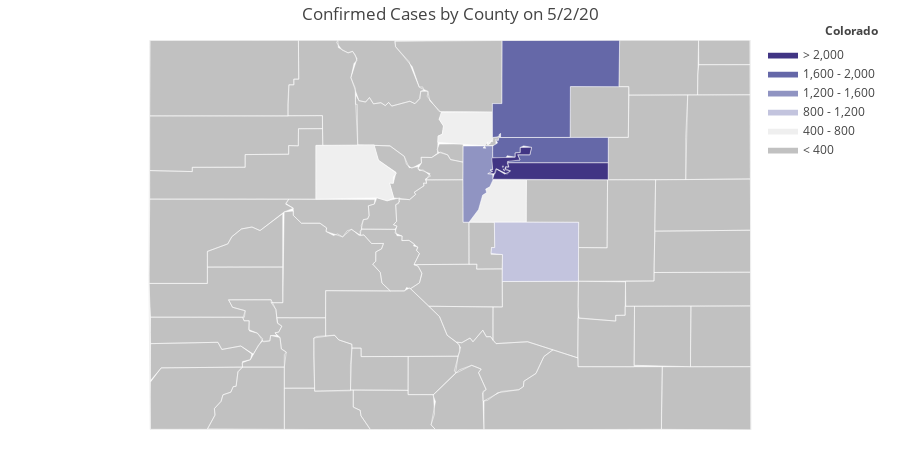

The cell this chart's notebook holds for it:
### Code cell
import plotly.figure_factory as ff
import matplotlib.pyplot as plt

fips = co_case_data['FIPS']
values = co_case_data[date]

fig = ff.create_choropleth(fips=fips, values=values)
colorscale = [
    'rgb(193, 193, 193)',
    'rgb(239,239,239)',
    'rgb(195, 196, 222)',
    'rgb(144,148,194)',
    'rgb(101,104,168)',
    'rgb(65, 53, 132)'
]

fig = ff.create_choropleth(
    fips=fips, values = values, scope=['CO'],
    binning_endpoints = [400,800,1200,1600,2000], 
    colorscale=colorscale,
    county_outline={'color': 'rgb(255,255,255)', 'width': 0.5}, round_legend_values=True,
    legend_title=f'Colorado', title= f'Confirmed Cases by County on {date}',
    show_hover=True, centroid_marker={'opacity': 0}
)

fig.layout.template = None
fig.show()

#plt.savefig('test.jpg',format='jpg')

### Figure 1 — Plotly figure (JSON) as saved in the notebook; plotly's stock layout.template omitted (floating-point values rounded to 4 significant figures; data arrays with more than 128 entries replaced by an {"elided": "..."} marker saying what was removed)
{"data": [{"fill": "toself", "fillcolor": "rgb(193, 193, 193)", "hoverinfo": "none", "line": {"color": "rgb(255,255,255)", "width": 0.5}, "mode": "lines", "name": "< 400", "type": "scatter", "x": {"elided": "781 float values"}, "y": {"elided": "781 float values"}}, {"fill": "toself", "fillcolor": "rgb(239,239,239)", "hoverinfo": "none", "line": {"color": "rgb(255,255,255)", "width": 0.5}, "mode": "lines", "name": "400 - 800", "type": "scatter", "x": [-105.1, -105.1, -105.1, -105.1, -105.1, null, -105.7, -105.7, -105.6, -105.6, -105.7, -105.7, -105.1, -105.1, -105.1, -105.1, -105.1, -105.7, null, -105.3, -105.2, -105.2, -105.1, -105.1, -105.1, -105.1, -104.7, -104.7, -105.3, null, -107.1, -107.1, -106.4, -106.4, -106.2, -106.2, -106.2, -106.3, -106.2, -106.3, -106.4, -107.1, -107.1, null], "y": [39.96, 39.97, 39.97, 39.96, 39.96, null, 39.95, 40.02, 40.03, 40.12, 40.19, 40.26, 40.26, 39.98, 39.93, 39.96, 39.91, 39.95, null, 39.13, 39.26, 39.41, 39.43, 39.47, 39.49, 39.56, 39.57, 39.13, 39.13, null, 39.57, 39.92, 39.92, 39.77, 39.63, 39.59, 39.53, 39.53, 39.38, 39.35, 39.38, 39.37, 39.57, null]}, {"fill": "toself", "fillcolor": "rgb(195, 196, 222)", "hoverinfo": "none", "line": {"color": "rgb(255,255,255)", "width": 0.5}, "mode": "lines", "name": "800 - 1,200", "type": "scatter", "x": [-105.1, -105.1, -105.0, -105.0, -104.1, -104.1, -104.9, -104.9, -105.1, null], "y": [38.81, 38.87, 38.87, 39.13, 39.13, 38.52, 38.52, 38.8, 38.81, null]}, {"fill": "toself", "fillcolor": "rgb(144,148,194)", "hoverinfo": "none", "line": {"color": "rgb(255,255,255)", "width": 0.5}, "mode": "lines", "name": "1,200 - 1,600", "type": "scatter", "x": [-105.1, -105.1, -105.1, -105.1, null, -105.1, -105.1, -105.1, -105.1, -105.1, null, -105.1, -105.1, -105.1, -105.1, -105.1, null, -105.1, -105.1, -105.1, -105.1, -105.1, null, -105.4, -105.4, -105.1, -105.2, -105.1, -105.1, -105.1, -105.1, -105.1, -105.1, -105.1, -105.1, -105.0, -105.1, -105.1, -105.1, -105.2, -105.2, -105.3, -105.4, -105.4, null], "y": [39.63, 39.63, 39.62, 39.63, null, 39.64, 39.64, 39.63, 39.63, 39.64, null, 39.65, 39.65, 39.65, 39.65, 39.65, null, 39.64, 39.64, 39.63, 39.63, 39.64, null, 39.58, 39.91, 39.91, 39.89, 39.89, 39.91, 39.91, 39.67, 39.67, 39.65, 39.63, 39.62, 39.57, 39.49, 39.47, 39.43, 39.41, 39.26, 39.13, 39.13, 39.58, null]}, {"fill": "toself", "fillcolor": "rgb(101,104,168)", "hoverinfo": "none", "line": {"color": "rgb(255,255,255)", "width": 0.5}, "mode": "lines", "name": "1,600 - 2,000", "type": "scatter", "x": [-105.1, -105.1, -105.0, -105.0, -105.0, -105.0, -105.0, -105.0, -103.7, -103.7, -104.9, -104.9, -104.7, -104.8, -104.6, -104.6, -104.7, -104.7, -104.7, -104.8, -104.8, -104.9, -104.9, -105.1, -105.1, null, -105.0, -105.0, -105.0, -105.0, -105.0, null, -105.1, -104.9, -104.9, -103.6, -103.6, -104.1, -104.2, -105.0, -105.0, -105.0, -105.1, -105.1, null], "y": [39.86, 39.91, 39.94, 39.98, 39.98, 39.97, 39.97, 40.0, 40.0, 39.74, 39.74, 39.77, 39.77, 39.82, 39.82, 39.9, 39.91, 39.9, 39.85, 39.84, 39.8, 39.81, 39.78, 39.79, 39.86, null, 40.03, 40.03, 40.03, 40.03, 40.03, null, 40.35, 40.35, 41.0, 41.0, 40.52, 40.52, 40.0, 40.0, 40.04, 40.01, 40.0, 40.35, null]}, {"fill": "toself", "fillcolor": "rgb(65, 53, 132)", "hoverinfo": "none", "line": {"color": "rgb(255,255,255)", "width": 0.5}, "mode": "lines", "name": "> 2,000", "type": "scatter", "x": [-104.9, -104.9, -104.9, -104.9, null, -104.9, -104.9, -104.9, -104.9, -104.9, null, -104.9, -104.9, -104.9, -104.9, -104.9, null, -104.9, -104.9, -104.9, -104.9, -104.9, null, -104.9, -104.9, -104.9, -104.9, -104.9, null, -104.9, -104.9, -104.9, -104.9, -104.9, null, -105.1, -105.0, -104.9, -104.8, -104.9, -104.9, -104.9, -104.9, -103.7, -103.7, -105.1, null, -104.9, -104.9, -104.9, -104.9, -104.9, null, -105.1, -105.1, -105.1, -105.1, -105.1, -104.8, -104.8, -104.7, -104.7, -104.6, -104.6, -104.8, -104.7, -104.9, -104.9, -104.9, -104.9, -104.8, -104.9, -105.0, -105.0, -105.1, null], "y": [39.69, 39.68, 39.69, 39.69, null, 39.63, 39.63, 39.62, 39.62, 39.63, null, 39.68, 39.68, 39.68, 39.68, 39.68, null, 39.67, 39.67, 39.66, 39.66, 39.67, null, 39.67, 39.67, 39.67, 39.67, 39.67, null, 39.7, 39.71, 39.7, 39.69, 39.7, null, 39.57, 39.68, 39.62, 39.66, 39.67, 39.7, 39.7, 39.74, 39.74, 39.57, 39.57, null, 39.7, 39.7, 39.7, 39.7, 39.7, null, 39.63, 39.65, 39.66, 39.67, 39.79, 39.8, 39.84, 39.85, 39.9, 39.9, 39.82, 39.82, 39.77, 39.75, 39.7, 39.7, 39.68, 39.66, 39.62, 39.68, 39.63, 39.63, null]}, {"hoverinfo": "text", "legendgroup": "centroids", "marker": {"color": "white", "opacity": 0}, "mode": "markers", "name": "US Counties", "selected": {"marker": {"opacity": 0}}, "showlegend": false, "text": ["County: Weld<br>State: Colorado<br>FIPS: 08123<br>Value: 1836", "County: Weld<br>State: Colorado<br>FIPS: 08123<br>Value: 1836", "County: Jefferson<br>State: Colorado<br>FIPS: 08059<br>Value: 1384", "County: Jefferson<br>State: Colorado<br>FIPS: 08059<br>Value: 1384", "County: Jefferson<br>State: Colorado<br>FIPS: 08059<br>Value: 1384", "County: Jefferson<br>State: Colorado<br>FIPS: 08059<br>Value: 1384", "County: Jefferson<br>State: Colorado<br>FIPS: 08059<br>Value: 1384", "County: Denver<br>State: Colorado<br>FIPS: 08031<br>Value: 3222", "County: Denver<br>State: Colorado<br>FIPS: 08031<br>Value: 3222", "County: Broomfield<br>State: Colorado<br>FIPS: 08014<br>Value: 163", "County: Broomfield<br>State: Colorado<br>FIPS: 08014<br>Value: 163", "County: Boulder<br>State: Colorado<br>FIPS: 08013<br>Value: 646", "County: Boulder<br>State: Colorado<br>FIPS: 08013<br>Value: 646", "County: Arapahoe<br>State: Colorado<br>FIPS: 08005<br>Value: 2625", "County: Arapahoe<br>State: Colorado<br>FIPS: 08005<br>Value: 2625", "County: Arapahoe<br>State: Colorado<br>FIPS: 08005<br>Value: 2625", "County: Arapahoe<br>State: Colorado<br>FIPS: 08005<br>Value: 2625", "County: Arapahoe<br>State: Colorado<br>FIPS: 08005<br>Value: 2625", "County: Arapahoe<br>State: Colorado<br>FIPS: 08005<br>Value: 2625", "County: Arapahoe<br>State: Colorado<br>FIPS: 08005<br>Value: 2625", "County: Adams<br>State: Colorado<br>FIPS: 08001<br>Value: 1730", "County: Alamosa<br>State: Colorado<br>FIPS: 08003<br>Value: 11", "County: Archuleta<br>State: Colorado<br>FIPS: 08007<br>Value: 8", "County: Baca<br>State: Colorado<br>FIPS: 08009<br>Value: 10", "County: Bent<br>State: Colorado<br>FIPS: 08011<br>Value: 0", "County: Chaffee<br>State: Colorado<br>FIPS: 08015<br>Value: 67", "County: Cheyenne<br>State: Colorado<br>FIPS: 08017<br>Value: 0", "County: Clear Creek<br>State: Colorado<br>FIPS: 08019<br>Value: 13", "County: Conejos<br>State: Colorado<br>FIPS: 08021<br>Value: 0", "County: Costilla<br>State: Colorado<br>FIPS: 08023<br>Value: 3", "County: Crowley<br>State: Colorado<br>FIPS: 08025<br>Value: 3", "County: Custer<br>State: Colorado<br>FIPS: 08027<br>Value: 2", "County: Delta<br>State: Colorado<br>FIPS: 08029<br>Value: 48", "County: Dolores<br>State: Colorado<br>FIPS: 08033<br>Value: 0", "County: Douglas<br>State: Colorado<br>FIPS: 08035<br>Value: 518", "County: Eagle<br>State: Colorado<br>FIPS: 08037<br>Value: 546", "County: Elbert<br>State: Colorado<br>FIPS: 08039<br>Value: 31", "County: El Paso<br>State: Colorado<br>FIPS: 08041<br>Value: 988", "County: Fremont<br>State: Colorado<br>FIPS: 08043<br>Value: 22", "County: Garfield<br>State: Colorado<br>FIPS: 08045<br>Value: 95", "County: Gilpin<br>State: Colorado<br>FIPS: 08047<br>Value: 1", "County: Grand<br>State: Colorado<br>FIPS: 08049<br>Value: 5", "County: Gunnison<br>State: Colorado<br>FIPS: 08051<br>Value: 165", "County: Hinsdale<br>State: Colorado<br>FIPS: 08053<br>Value: 3", "County: Huerfano<br>State: Colorado<br>FIPS: 08055<br>Value: 2", "County: Jackson<br>State: Colorado<br>FIPS: 08057<br>Value: 0", "County: Kiowa<br>State: Colorado<br>FIPS: 08061<br>Value: 0", "County: Kit Carson<br>State: Colorado<br>FIPS: 08063<br>Value: 21", "County: Lake<br>State: Colorado<br>FIPS: 08065<br>Value: 20", "County: La Plata<br>State: Colorado<br>FIPS: 08067<br>Value: 63", "County: Larimer<br>State: Colorado<br>FIPS: 08069<br>Value: 384", "County: Las Animas<br>State: Colorado<br>FIPS: 08071<br>Value: 3", "County: Lincoln<br>State: Colorado<br>FIPS: 08073<br>Value: 3", "County: Logan<br>State: Colorado<br>FIPS: 08075<br>Value: 288", "County: Mesa<br>State: Colorado<br>FIPS: 08077<br>Value: 47", "County: Mineral<br>State: Colorado<br>FIPS: 08079<br>Value: 2", "County: Moffat<br>State: Colorado<br>FIPS: 08081<br>Value: 6", "County: Montezuma<br>State: Colorado<br>FIPS: 08083<br>Value: 16", "County: Montrose<br>State: Colorado<br>FIPS: 08085<br>Value: 102", "County: Morgan<br>State: Colorado<br>FIPS: 08087<br>Value: 395", "County: Otero<br>State: Colorado<br>FIPS: 08089<br>Value: 10", "County: Ouray<br>State: Colorado<br>FIPS: 08091<br>Value: 5", "County: Park<br>State: Colorado<br>FIPS: 08093<br>Value: 14", "County: Phillips<br>State: Colorado<br>FIPS: 08095<br>Value: 5", "County: Pitkin<br>State: Colorado<br>FIPS: 08097<br>Value: 51", "County: Prowers<br>State: Colorado<br>FIPS: 08099<br>Value: 1", "County: Pueblo<br>State: Colorado<br>FIPS: 08101<br>Value: 150", "County: Rio Blanco<br>State: Colorado<br>FIPS: 08103<br>Value: 1", "County: Rio Grande<br>State: Colorado<br>FIPS: 08105<br>Value: 7", "County: Routt<br>State: Colorado<br>FIPS: 08107<br>Value: 56", "County: Saguache<br>State: Colorado<br>FIPS: 08109<br>Value: 3", "County: San Juan<br>State: Colorado<br>FIPS: 08111<br>Value: 0", "County: San Miguel<br>State: Colorado<br>FIPS: 08113<br>Value: 19", "County: Sedgwick<br>State: Colorado<br>FIPS: 08115<br>Value: 0", "County: Summit<br>State: Colorado<br>FIPS: 08117<br>Value: 136", "County: Teller<br>State: Colorado<br>FIPS: 08119<br>Value: 28", "County: Washington<br>State: Colorado<br>FIPS: 08121<br>Value: 8", "County: Yuma<br>State: Colorado<br>FIPS: 08125<br>Value: 8"], "type": "scatter", "unselected": {"marker": {"opacity": 0}}, "x": [[-105.0], [-104.4], [-105.1], [-105.1], [-105.1], [-105.1], [-105.3], [-104.9], [-104.9], [-105.1], [-105.1], [-105.1], [-105.4], [-104.9], [-104.9], [-104.9], [-104.9], [-104.9], [-104.9], [-104.3], -104.3, -105.8, -107.0, -102.6, -103.1, -106.2, -102.6, -105.6, -106.2, -105.4, -103.8, -105.4, -107.9, -108.5, -104.9, -106.7, -104.1, -104.5, -105.4, -107.9, -105.5, -106.1, -107.0, -107.3, -105.0, -106.3, -102.7, -102.6, -106.3, -107.8, -105.5, -104.0, -103.5, -103.1, -108.5, -106.9, -108.2, -108.6, -108.3, -103.8, -103.7, -107.8, -105.7, -102.4, -106.9, -102.4, -104.5, -108.2, -106.4, -107.0, -106.3, -107.7, -108.4, -102.4, -106.1, -105.2, -103.2, -102.4], "y": [[40.03], [40.55], [39.63], [39.64], [39.65], [39.64], [39.59], [39.7], [39.76], [39.96], [39.95], [39.96], [40.09], [39.68], [39.63], [39.68], [39.67], [39.67], [39.7], [39.65], 39.87, 37.57, 37.19, 37.32, 37.96, 38.75, 38.83, 39.69, 37.2, 37.28, 38.33, 38.11, 38.86, 37.75, 39.33, 39.63, 39.29, 38.83, 38.47, 39.6, 39.86, 40.1, 38.67, 37.82, 37.68, 40.67, 38.43, 39.31, 39.2, 37.29, 40.67, 37.32, 38.99, 40.72, 39.02, 37.67, 40.62, 37.34, 38.4, 40.26, 37.9, 38.16, 39.12, 40.59, 39.22, 37.96, 38.17, 39.98, 37.58, 40.49, 38.08, 37.76, 38.0, 40.88, 39.63, 38.88, 39.97, 40.0]}, {"hoverinfo": "text", "legendgroup": "States", "line": {"color": "rgb(240, 240, 240)", "width": 1}, "mode": "lines", "showlegend": false, "type": "scatter", "x": [-109.1, -109.1, -102.1, -102.0, -109.0, -109.1, null], "y": [38.6, 41.0, 41.0, 36.99, 37.0, 38.6, null]}], "layout": {"annotations": [{"showarrow": false, "text": "<b>Colorado</b>", "x": 1, "xanchor": "right", "xref": "paper", "y": 1.05, "yref": "paper"}], "dragmode": "select", "height": 450, "hovermode": "closest", "legend": {"traceorder": "reversed", "x": 1, "xanchor": "right", "y": 1, "yanchor": "top"}, "margin": {"b": 20, "l": 20, "r": 20, "t": 40}, "title": {"text": "Confirmed Cases by County on 5/2/20"}, "width": 900, "xaxis": {"autorange": false, "fixedrange": true, "range": [-110.6, -100.5], "showgrid": false, "showticklabels": false, "zeroline": false}, "yaxis": {"autorange": false, "fixedrange": true, "range": [36.99, 41.0], "showgrid": false, "showticklabels": false, "zeroline": false}}}
